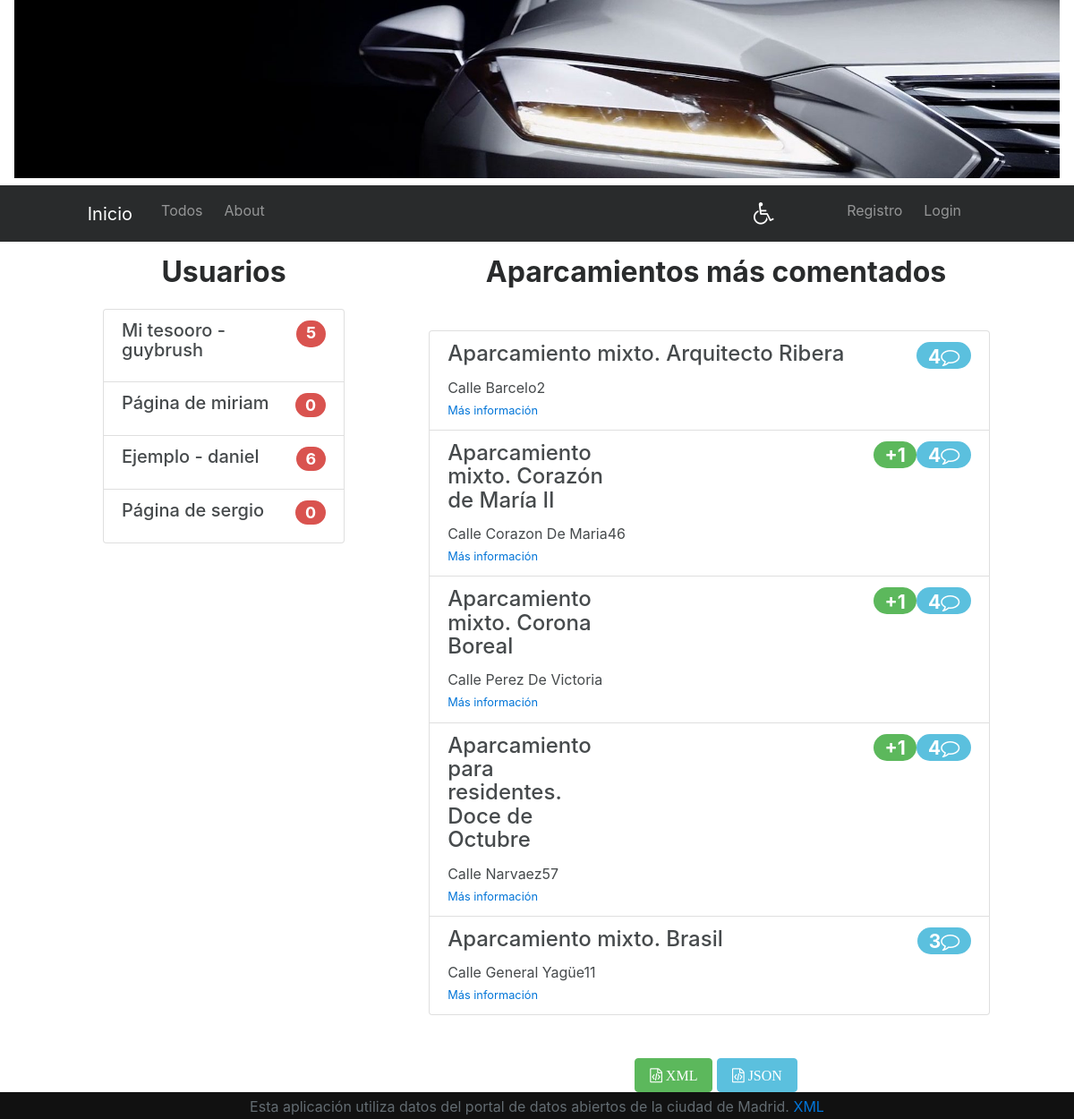
The page / on the database its author committed.
### usuarios/models.py (models this page shows)
class PerfilUsuario(models.Model):
    user = models.OneToOneField(settings.AUTH_USER_MODEL)
    nombre = models.CharField(max_length=200, unique=True)
    titulo = models.CharField(max_length=200, blank=True, null=True)
    color = models.CharField(max_length=10, blank=True, null =True)
    size = models.IntegerField(blank=True, null=True)
    class Meta:
        verbose_name = 'Perfil de Usuario'
        verbose_name_plural = "Perfiles de Usuario"
    def __str__(self):
        return self.user.username

### aparcamientos/models.py (models this page shows, shortened)
class Aparcamiento(models.Model):
    identidad = models.IntegerField(unique=True)
    slug = models.CharField(max_length=100)
    nombre = models.CharField(max_length=100)
    descripcion = models.TextField(blank=True, null=True)
    accesibilidad = models.IntegerField(blank=True, null=True)
    url = models.CharField(max_length=300)
    likes = models.IntegerField(default=0)
    nombrevia = models.CharField(max_length=100, blank=True, null=True)
    clasevial = models.CharField(max_length=100, blank=True, null=True)
    tiponum = models.CharField(max_length=10, blank=True, null=True)
    numero = models.CharField(max_length=10, null=True)
    localidad = models.CharField(max_length=100, blank=True, null=True)
    provincia = models.CharField(max_length=100, blank=True, null=True)
    cpostal = models.IntegerField(blank=True, null=True)
    barrio = models.CharField(max_length=100, blank=True, null=True)
    distrito = models.CharField(max_length=100, blank=True, null=True)
    x = models.IntegerField(blank=True, null=True)
    y = models.IntegerField(blank=True, null=True)
    latitud = models.FloatField(blank= True, null=True)
    longitud = models.FloatField(blank= True, null=True)
    email = models.EmailField(blank=True, null=True)
    telefono = models.CharField(max_length=100, blank=True, null=True)
    class Meta:
        verbose_name = "Aparcamiento"
        verbose_name_plural = "Aparcamientos"

### PFinal/views.py (the view)
# urls.py: url(r'^$', main_views.index_view, name='index'),
def index_view(request):
    actualizar = setup_vars(request, "actualizar")
    accesibles = setup_vars(request, "accesibles")
    tipo = request.GET.get("archivo")
    if not actualizar:
        aparcamientos = Aparcamiento.objects.filter(comentario_aparcamiento__isnull=False)
        if request.GET.get('accesibles') == '1':
            accesibles = 1
            aparcamientos = aparcamientos.filter(accesibilidad=1)
        else:
            accesibles = 0
        aparcamientos = aparcamientos.annotate(num_comentarios= Count('comentario_aparcamiento'))
        aparcamientos = aparcamientos.order_by('-num_comentarios')[:5]
        if aparcamientos.count() == 0:
            aparcamientos = False
        if tipo == 'xml':
            context = RequestContext(request, {"aparcamientos": aparcamientos})
            template = get_template("usuarios/XML.xml")
            return HttpResponse(template.render(context), content_type='application/xml')
        elif tipo == 'json':
            data = serialize("json", aparcamientos)
            return JsonResponse(data, safe=False)
    else:
        aparcamientos = False
    try:
        usuarios = PerfilUsuario.objects.all()
    except:
        usuarios = False
    user_color = color_set(request.user.username)
    user_size = size_set(request.user.username)
    context = {
        'actualizar': actualizar,
        'aparcamientos':aparcamientos,
        'usuarios': usuarios,
        'usercolor':user_color,
        'usersize':user_size,
        'accesibles': accesibles,
    }
    return render(request, 'principal.html', context)

### usuarios/views.py (called while the page is built)
def setup_vars(request, var):
    if var == 'actualizar':
        try:
            actualizar = False
            Aparcamiento.objects.all()[0]
        except:
            actualizar = True
        return actualizar
    if var == 'accesibles':
        accesibles = request.GET.get('accesibles')
        if accesibles == '1':
            accesibles = 1
        else:
            accesibles = 0
        return accesibles
    if var == 'busqueda':
        distrito = request.GET.get('distrito')
        return distrito

def color_set(usuario):
    color = False
    try:
        usercolor = PerfilUsuario.objects.get(nombre=usuario)
        color = usercolor.color
    except:
        pass
    return color

def size_set(usuario):
    size = False
    try:
        usersize = PerfilUsuario.objects.get(nombre=usuario)
        size = usersize.size
    except:
        pass
    return size

### templates/principal.html (shortened to what this page needs)
{% extends 'base.html' %}
{% block content %}
<div class="row pt-3">
    <div class="col-sm-3 offset-sm-1">
        <div class="list-group">
            <h2 class="text-center font-weight-bold mb-4">Usuario{% if usuarios.count > 0 %}{{usuarios.count|pluralize}}{% endif %}</h2>
            <div class="list-group">
            {% if usuarios %}
                {% for usuario in usuarios %}
                    <a href="{% url 'usuarios:index' usuario %}" class="list-group-item list-group-item-action flex-column align-items-start">
                        <div class="h4 d-flex w-100 justify-content-between">
                            <h5 class="mb-1">
                            {% if usuario.titulo %}
                                {{ usuario.titulo }} - {{ usuario.nombre }}
                            {% else %}
                                Página de {{ usuario.user.username }}
                            {% endif %}</h5>
                            <span class="badge badge-pill badge-danger icono">{{usuario.user.seleccion_usuario.all.count}}</span>
                        </div>
                    </a>
                {% endfor %}
            {% else %}
                <div class="text-center mt-3">
                    <h4>No existen usuarios registrados.</h4>
                </div>
            {% endif %}
            </div>
        </div>
    </div>
    <div class="col-sm-8">
        <h2 class="text-center font-weight-bold mb-5">Aparcamientos
             más comentados</h2>
        {% if aparcamientos %}
            <div class="list-group col-md-10 offset-md-1">
            {% for aparcamiento in aparcamientos %}
                <div class="list-group-item list-group-item-action flex-column align-items-start">
                    <div class="h3 d-flex w-100 justify-content-between">
                        <h4 class="mb-1">{% autoescape off %}{{ aparcamiento.nombre }}{% endautoescape %}</h4>
                        {% if aparcamiento.likes > 0%}
                            <span class="badge badge-pill badge-success icono me-gusta">+{{aparcamiento.likes}}</span>
                        {% endif %}
                        <span class="badge badge-pill badge-info icono">{{aparcamiento.comentario_aparcamiento.count}}<span class="fa fa-comment-o"></span></span>
                    </div>
                    <p class="mb-1">{{ aparcamiento.clasevial|title}} {{ aparcamiento.nombrevia|title}}{% if aparcamiento.numero %}{{aparcamiento.numero|title}}{% endif %}</p>
                    <small class="text-muted"><a href="{% url 'aparcamientos:detalle' aparcamiento.identidad %}">Más información</a></small>
                </div>
            {% endfor %}
            </div>
            <div class="row mt-5">
                <div class="text-left">
                    <a class="btn btn-success" href="{{request.path}}?archivo=xml{% if accesibles %}&accesibles=1{% endif %}" role="button"><span class="fa fa-file-code-o"> XML </span></a>
                    <a class="btn btn-info" href="{{request.path}}?archivo=json{% if accesibles %}&accesibles=1{% endif %}" role="button"><span class="fa fa-file-code-o"> JSON </span></a>
                </div>
            </div>
        {% else %}
            <div class="text-center mt-3">
               <h4>Actualmente no hay aparcamientos comentados.</h4>
            </div>
        {% endif %}
    </div>
</div>
{% endblock content %}

### templates/base.html (shortened to what this page needs)
{% load staticfiles %}
<!DOCTYPE html>
<html lang='es'>
<head>
    <link rel="stylesheet" href="{% static 'bootstrap/css/bootstrap.css' %}">
    <link rel="stylesheet" href="{% static 'leaflet/leaflet/leaflet.css' %}">
    <link rel="stylesheet" href="{% static 'css/main.css' %}">
    <link href="{% static 'leaflet/font-awesome-4.7.0/css/font-awesome.css'%}" rel='stylesheet'/>
</head>
<body>
    <nav class="navbar" id="banner">
        <img src="{% static 'banner2.jpg' %}" class="img-fluid" alt="Responsive image">
    </nav>
    <nav class="navbar navbar-toggleable-sm navbar-inverse bg-inverse navegador">
        <a class="navbar-brand" href="{% url 'index' %}">Inicio</a>
        <div class="collapse navbar-collapse" id="navegador">
            <ul class="navbar-nav mr-auto">
                <li class="nav-item ml-2">
                    <a class="nav-link" href="{% url 'aparcamientos:todos' %}">Todos </a>
                </li>
                <li class="nav-item ml-2">
                    <a class="nav-link" href="{% url 'about' %}">About</a>
                </li>
            </ul>
            <ul class="nav navbar-nav navbar-right">
                {% if not accesibles %}
                    {% if not detalle %}
                    <li class="nav-item mr-5">
                        <a class="nav-link " href="{{request.path}}?accesibles=1"><span class="badge badge-default-outline"><i class="fa fa-wheelchair" aria-hidden="true"></i></span></a>
                    </li>
                    {% endif %}
                {% else %}
                    {% if not detalle %}
                    <li class="nav-item mr-5">
                        <a class="nav-link {%if detalle %}disabled{% endif %}" href="{{request.path}}?accesibles=0{% if distrito %}&distrito={{distrito}}{% endif %}"><span class="badge badge-warning"><i class="fa fa-wheelchair" aria-hidden="true"></i></span></a>
                    </li>
                    {% endif %}
                {% endif %}
                {% if user.is_authenticated %}
                    <li class="nav-item">
                        <a class="nav-link" id="user" href="{% url 'usuarios:index' user %}">{{ user.username }}</a>
                    </li>
                    <li class="nav-item">
                        <a class="nav-link" href="{% url 'usuarios:logout' user %}">Logout</a>
                    </li>
                {% else %}
                    <li class="nav-item">
                        <a class="nav-link mr-2" id="user" href="{% url 'registro' %}">Registro</a>
                    </li>
                    <li class="nav-item">
                        <a class="nav-link" href="{% url 'login' %}">Login</a>
                    </li>
                {% endif %}
            </ul>
        </div>
    </nav>
    <div id="contenido" class="container-fluid" style="background-color:{% if usercolor %}{{usercolor}}{% endif %};font-size:{% if usersize %}{{usersize}}px{% endif %};">
            {% block content %}{% endblock content %}
    </div>
    <footer class="footer">
      <div class="container">
        <div class="row">
            <div class="h-100 pt-1">
                <span class="text-muted">Esta aplicación utiliza datos del portal de datos abiertos de la ciudad de Madrid. <a href="http://datos.munimadrid.es/portal/site/egob/menuitem.ac61933d6ee3c31cae77ae7784f1a5a0/?vgnextoid=00149033f2201410VgnVCM100000171f5a0aRCRD&format=xml&file=0&filename=202584-0-aparcamientos-residentes&mgmtid=e84276ac109d3410VgnVCM2000000c205a0aRCRD&preview=full">XML</a></span>
            </div>
        </div>
      </div>
    </footer>
</body>
</html>

### static/css/main.css (style rules this page uses)
html { min-height: 100%; }
@media only screen and (max-width: 1400px) { #banner { position:relative; margin-top:0px; padding-top:0px; } }
@media only screen and (max-width: 1370px) { #contenido { min-height: 700px; } }
body { margin: 0px 0px 0px 0px; }
.icono { max-height:30px; }
.me-gusta { margin-left: 50%; }
.footer { position: relative; bottom: 0; width: 100%; height: 30px; background-color: #111; text-align: center; }
.row { display: flex; justify-content: center; }
.navbar { min-height: 63px; }
.navbar-brand { margin-left: 7% !important; }
.navbar-right { margin-right:10% !important; }
.footer { color:white !important; text-align:center; }
.fa-wheelchair:before { font-size:25px; }
#user { padding-left: 0px; margin-left: 20px; }

### rows shown on the page
PerfilUsuario: titulo "Mi tesooro", nombre "guybrush", user.seleccion_usuario.all.count "5"
PerfilUsuario: user.username "miriam", user.seleccion_usuario.all.count "0"
PerfilUsuario: titulo "Ejemplo", nombre "daniel", user.seleccion_usuario.all.count "6"
PerfilUsuario: user.username "sergio", user.seleccion_usuario.all.count "0"
Aparcamiento: nombre "Aparcamiento mixto. Arquitecto Ribera", comentario_aparcamiento.count "4", clasevial "Calle", nombrevia "Barcelo", numero "2"
Aparcamiento: nombre "Aparcamiento mixto. Corazón de María II", likes "1", comentario_aparcamiento.count "4", clasevial "Calle", nombrevia "Corazon De Maria", numero "46"
Aparcamiento: nombre "Aparcamiento mixto. Corona Boreal", likes "1", comentario_aparcamiento.count "4", clasevial "Calle", nombrevia "Perez De Victoria"
Aparcamiento: nombre "Aparcamiento para residentes. Doce de Octubre", likes "1", comentario_aparcamiento.count "4", clasevial "Calle", nombrevia "Narvaez", numero "57"
Aparcamiento: nombre "Aparcamiento mixto. Brasil", comentario_aparcamiento.count "3", clasevial "Calle", nombrevia "General Yagüe", numero "11"
